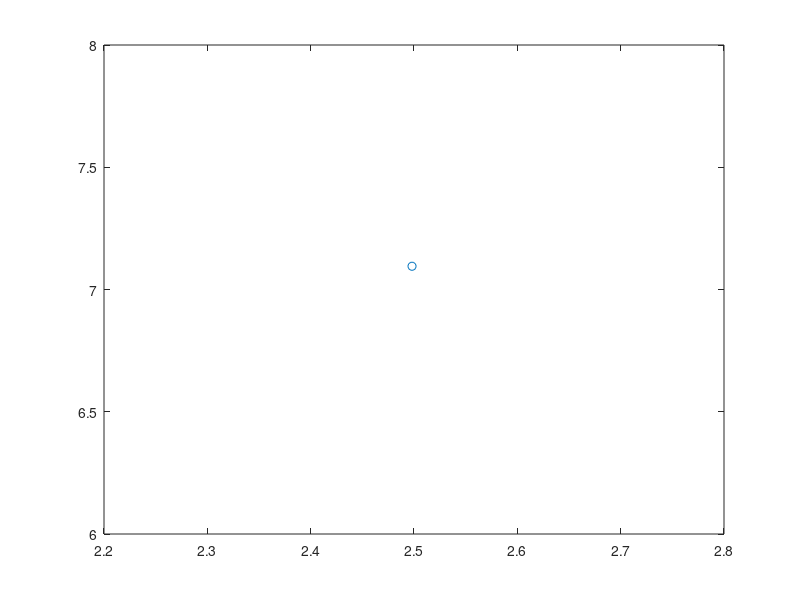

Write MATLAB code to recreate this figure.
function call_f_1()
    c=input("the center=?");
    a=input("the length=?");
    n=input("the times=?");
    i=0;
    dire=rand()*360/2/pi;
    x=c;
    y=c;
    xi=0;
    yi=0;
    draw_intial(x,y,c,a);
    while (i<=n)
        rectangle('Position',[c-a/2,c-a/2,a,a]); 
        axis ([c-2*a c+2*a c-2*a c+2*a],'equal');
        [i,x,y,xi,yi,dire]=check(i,a,x,y,xi,yi,dire);
        pause(0.2);
        plot(x,y,'o');
    end
end
function draw_intial(x,y,c,a)
    plot(x,y,'o');
    rectangle('Position',[c-a/2,c-a/2,a,a]); 
    axis ([c-2*a c+2*a c-2*a c+2*a],'equal');
end
function [i,x,y,xi,yi,dire]=check(i,a,x,y,xi,yi,dire)
    x=x+sin(dire)*0.2;
    y=y+cos(dire)*0.2;
    xi=xi+sin(dire)*0.2;
    yi=yi+cos(dire)*0.2;
    if abs(xi)>=a/2
        dire=-dire;
        i=i+1;
    else if abs(yi)>=a/2
        dire=pi-dire;
        i=i+1;
        end
    end
end